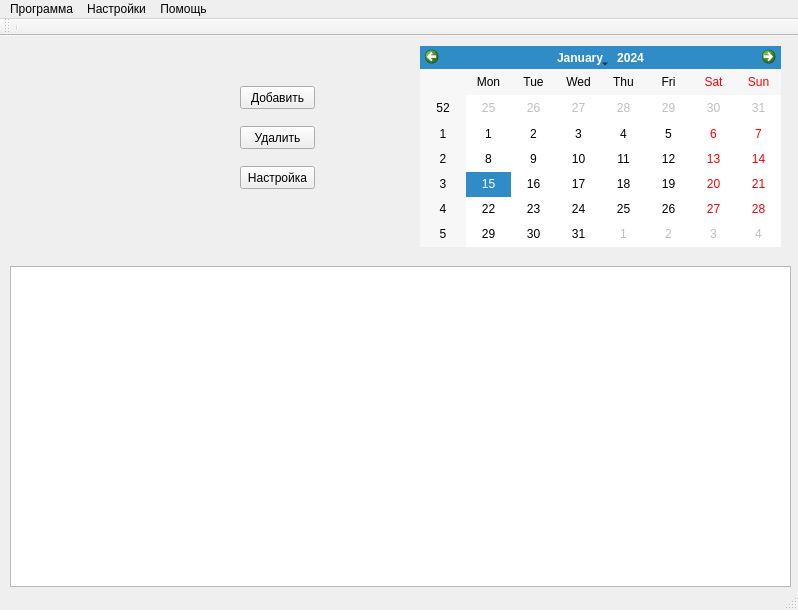
<?xml version="1.0" encoding="UTF-8"?>
<ui version="4.0">
 <class>MainWindow</class>
 <widget class="QMainWindow" name="MainWindow">
  <property name="geometry">
   <rect>
    <x>0</x>
    <y>0</y>
    <width>798</width>
    <height>610</height>
   </rect>
  </property>
  <property name="windowTitle">
   <string>MainWindow</string>
  </property>
  <widget class="QWidget" name="centralWidget">
   <widget class="QCalendarWidget" name="calendarWidget">
    <property name="geometry">
     <rect>
      <x>420</x>
      <y>10</y>
      <width>361</width>
      <height>201</height>
     </rect>
    </property>
   </widget>
   <widget class="QPushButton" name="pushButtonAdd">
    <property name="geometry">
     <rect>
      <x>240</x>
      <y>50</y>
      <width>75</width>
      <height>23</height>
     </rect>
    </property>
    <property name="text">
     <string>Добавить</string>
    </property>
   </widget>
   <widget class="QPushButton" name="pushButtonDelete">
    <property name="geometry">
     <rect>
      <x>240</x>
      <y>90</y>
      <width>75</width>
      <height>23</height>
     </rect>
    </property>
    <property name="text">
     <string>Удалить</string>
    </property>
   </widget>
   <widget class="QTableView" name="tableView">
    <property name="geometry">
     <rect>
      <x>10</x>
      <y>230</y>
      <width>781</width>
      <height>321</height>
     </rect>
    </property>
   </widget>
   <widget class="QPushButton" name="pushButtonNotify">
    <property name="geometry">
     <rect>
      <x>240</x>
      <y>130</y>
      <width>75</width>
      <height>23</height>
     </rect>
    </property>
    <property name="text">
     <string>Настройка</string>
    </property>
   </widget>
  </widget>
  <widget class="QMenuBar" name="menuBar">
   <property name="geometry">
    <rect>
     <x>0</x>
     <y>0</y>
     <width>798</width>
     <height>21</height>
    </rect>
   </property>
   <widget class="QMenu" name="menu">
    <property name="title">
     <string>Программа</string>
    </property>
    <addaction name="menuAdd"/>
    <addaction name="separator"/>
    <addaction name="menuExit"/>
   </widget>
   <widget class="QMenu" name="menu_2">
    <property name="title">
     <string>Помощь</string>
    </property>
   </widget>
   <widget class="QMenu" name="menu_3">
    <property name="title">
     <string>Настройки</string>
    </property>
    <addaction name="menuNotify"/>
   </widget>
   <addaction name="menu"/>
   <addaction name="menu_3"/>
   <addaction name="menu_2"/>
  </widget>
  <widget class="QToolBar" name="mainToolBar">
   <attribute name="toolBarArea">
    <enum>TopToolBarArea</enum>
   </attribute>
   <attribute name="toolBarBreak">
    <bool>false</bool>
   </attribute>
   <addaction name="separator"/>
  </widget>
  <widget class="QStatusBar" name="statusBar"/>
  <action name="menuAdd">
   <property name="text">
    <string>Добавить</string>
   </property>
   <property name="toolTip">
    <string>Добавить событие</string>
   </property>
  </action>
  <action name="menuExit">
   <property name="text">
    <string>Выход</string>
   </property>
  </action>
  <action name="menuNotify">
   <property name="text">
    <string>Уведомления</string>
   </property>
  </action>
 </widget>
 <layoutdefault spacing="6" margin="11"/>
 <resources/>
 <connections/>
</ui>
